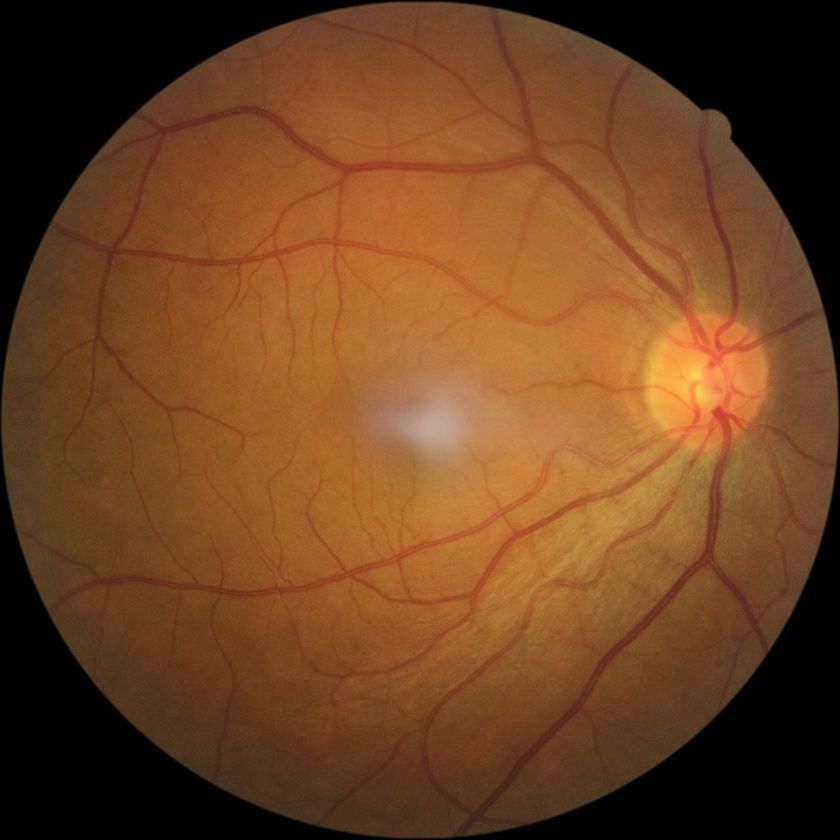
#> input picture Alg/data/disc/test/image/BINRUSHED1_image2.jpg, 840 x 840 px, shrunk from 1441 x 1441 before the run, found by its file name
$ python main.py
#> lines starting #> are read from the running program, lines starting #| are printed output that depends on the picture
### Alg/calc_pixel_values.py
import numpy as np
from PIL import Image

def calc_pixel_values(img):
    image_array = np.array(img, dtype=np.uint8)
    img_base = Image.fromarray(image_array)

    pixel_values = list(img_base.getdata())

    if (type(pixel_values[0]) != tuple):
        list_pixels = list()
        for i in pixel_values:
            list_pixels.append(tuple([i]))
        pixel_values = list_pixels
    return pixel_values

### Alg/find_pixel_position.py
from calc_pixel_values import calc_pixel_values


def find_pixel_position(vector_color, range, img):
    img = calc_pixel_values(img)
    positions = []
    for color in vector_color:
        for i, position in enumerate(img):
            if ((position[0] >= color[0] and position[0] <= color[0] + range)
            and (position[1] >= color[1] and position[1] <= color[1] + range)
            and (position[2] >= color[2] and position[2] <= color[2] + range)):
                positions.append(i)
    return set(positions)

### Alg/informations_to_image.py
from calc_pixel_values import calc_pixel_values


def informations_to_image(img):
    width, height = img.size
    pixel_values = calc_pixel_values(img)
    qtd_pixels = len(pixel_values)
    dimensions = len(pixel_values[0])
    return width, height, dimensions, pixel_values

### Alg/otimize_img.py
import numpy as np
from informations_to_image import informations_to_image


def otimize_img(positions, img_base, increment, decrement):
    width, height, dimensions, pixel_values = informations_to_image(img_base)
    img_process = np.zeros((height, width, dimensions), dtype=np.uint8)
    for h in range(height):
        for w in range(width):
            pixel = list(pixel_values[width*h + w])
            if width*h + w in positions:
                  pixel[0] = pixel[0] + increment
                  pixel[1] = pixel[1] + increment
                  pixel[2] = pixel[2] + increment

                  if(pixel[0] > 255):
                    pixel[0] = 255
                  if(pixel[1] > 255):
                    pixel[1] = 255
                  if(pixel[2] > 255):
                    pixel[2] = 255
            else:
                  pixel[0] = pixel[0] - decrement
                  pixel[1] = pixel[1] - decrement
                  pixel[2] = pixel[2] - decrement

                  if(pixel[0] < 0):
                    pixel[0] = 0
                  if(pixel[1] < 0):
                    pixel[1] = 0
                  if(pixel[2] < 0):
                    pixel[2] = 0

            img_process[h, w] = tuple(pixel)
    return img_process

### Alg/get_pixels_in_circle.py
from math import sqrt
from informations_to_image import informations_to_image


def get_pixels_in_circle(image, percentage_radius):
    width, height, dimensions, pixel_values = informations_to_image(image)
    x0 = int(width/2)
    y0 = int(height/2)
    radius = ((width+height) / 4) * percentage_radius/100
    circle_indices = []
    for x in range(width):
        for y in range(height):
            dx = x - x0
            dy = y - y0
            distance = sqrt((dx ** 2) + (dy ** 2))
            if distance <= radius:
                circle_indices.append((x, y))
    return circle_indices

### Alg/image_circle.py
import numpy as np
from informations_to_image import informations_to_image
from get_pixels_in_circle import get_pixels_in_circle

def image_circle(image, percentage_radius):
    pos = get_pixels_in_circle(image, percentage_radius)
    width, height, dimensions, pixel_values = informations_to_image(image)
    img_process = np.zeros((height, width, dimensions), dtype=np.uint8)
    for i in pos:
      pixel = list(pixel_values[width*i[0] + i[1]])
      img_process[i[0], i[1]] = tuple(pixel)
    return img_process

### Alg/main.py
import cv2
from PIL import Image
import numpy as np
from find_pixel_position import find_pixel_position
from image_circle import image_circle
from otimize_img import otimize_img


img_base = cv2.imread('Alg/data/disc/test/image/BINRUSHED1_image2.jpg', cv2.IMREAD_UNCHANGED)
#> img_base is the input picture: shape (840, 840, 3); mean B, G, R 33.8, 66.3, 109.2
image_blurred = cv2.GaussianBlur(img_base, (0, 0), 15)
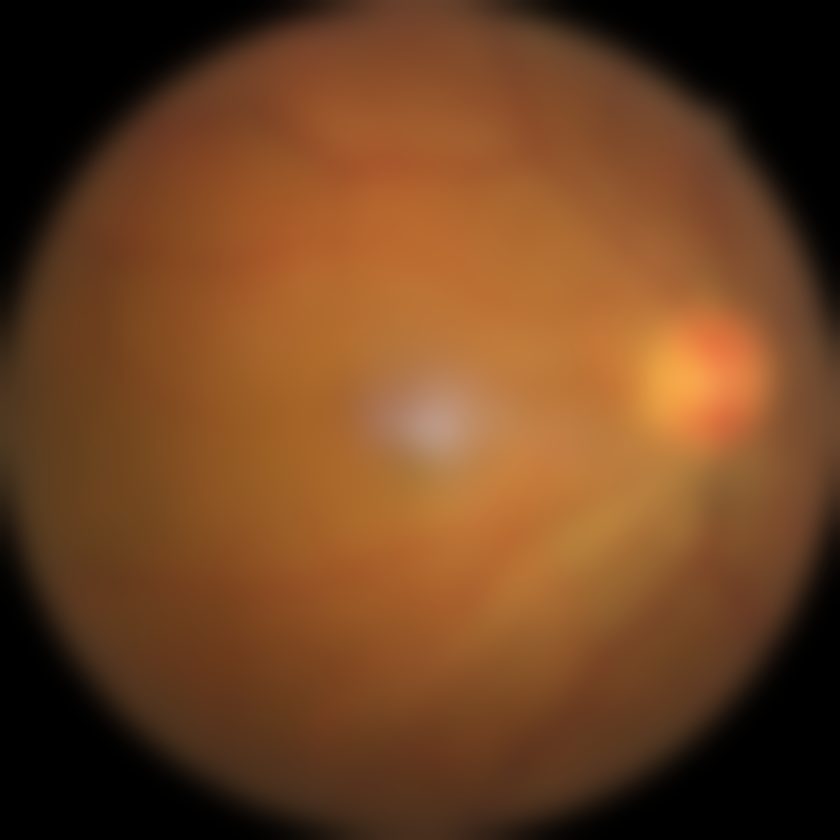
#> image_blurred: shape (840, 840, 3); mean B, G, R 33.9, 66.4, 109.3
cv2.imwrite('Alg/results/img-blurred.jpg', image_blurred)
image_pre_processed = cv2.addWeighted(img_base, 4, image_blurred, -4, 128)
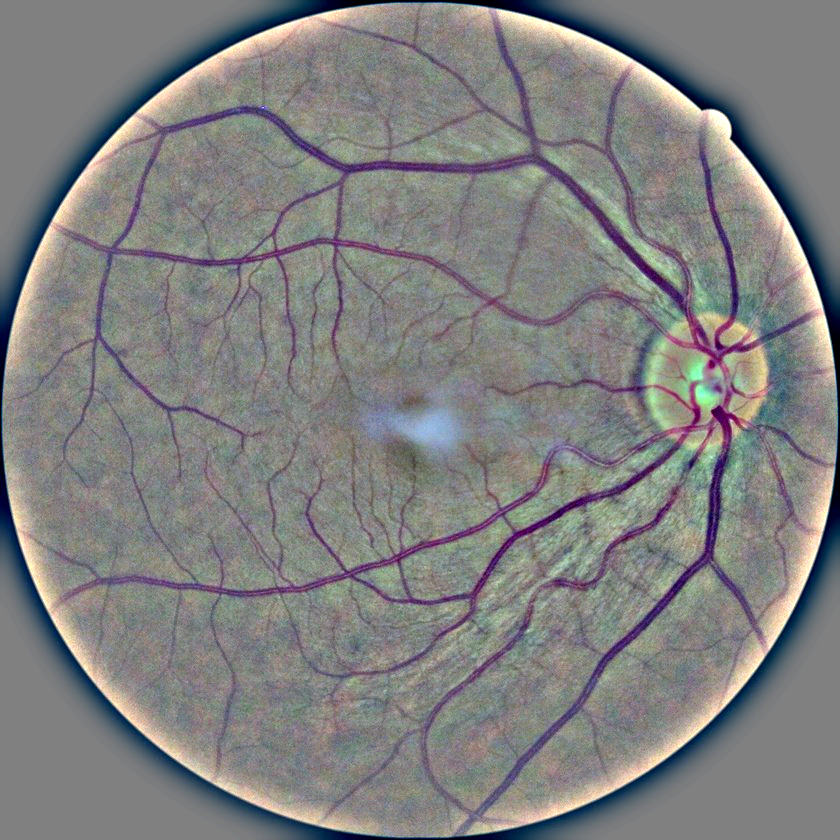
#> image_pre_processed: shape (840, 840, 3); mean B, G, R 128, 128, 128.4
cv2.imwrite('Alg/results/img-pre-processed.jpg', image_pre_processed)
image_pre_processed = cv2.imread('Alg/results/img-pre-processed.jpg', cv2.IMREAD_UNCHANGED)
img_base = Image.fromarray(img_base)
image_pre_processed = Image.fromarray(image_pre_processed)
positions = find_pixel_position([(50, 20, 60), (0, 0, 0)], 80, image_pre_processed)
#> in calc_pixel_values, `pixel_values = list(img_base.getdata())`: pixel_values = 705600 items
#> positions = 69195 items
image_res = otimize_img(positions, img_base, 300, 0)
#> in informations_to_image, `pixel_values = calc_pixel_values(img)`: pixel_values = 705600 items
#> in informations_to_image, `qtd_pixels = len(pixel_values)`: qtd_pixels = 705600
#> in informations_to_image, `dimensions = len(pixel_values[0])`: dimensions = 3
#> in otimize_img, `width, height, dimensions, pixel_values = informations_to_image(img_ba..`: width = 840; dimensions = 3; pixel_values = 705600 items
#> after the loop in otimize_img, `for h in range(height):`:
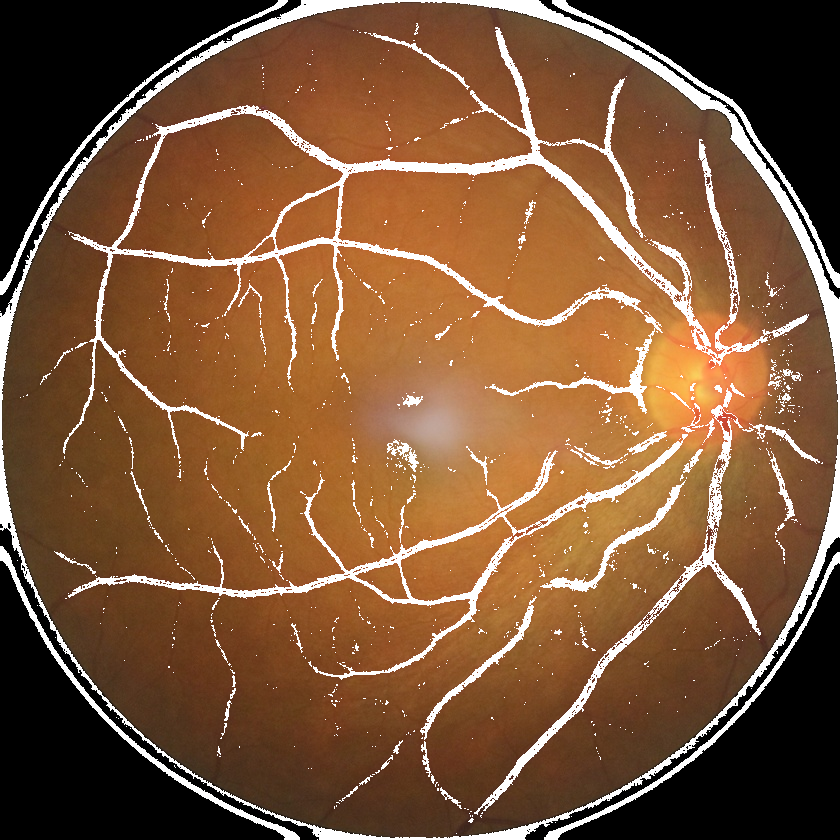
#> img_process: shape (840, 840, 3); mean of channels 0, 1, 2 56.4, 86.6, 125.4; drawn as B, G, R
image_array = np.array(image_res, dtype=np.uint8)
image_res = Image.fromarray(image_array)
image_res = image_circle(image_res, 98)
#> in get_pixels_in_circle, `width, height, dimensions, pixel_values = informations_to_image(image)`: width = 840; dimensions = 3; pixel_values = 705600 items
#> in get_pixels_in_circle, `x0 = int(width/2)`: x0 = 420
#> in get_pixels_in_circle, `radius = ((width+height) / 4) * percentage_radius/100`: radius = 411.6
#> after the loop in get_pixels_in_circle, `for x in range(width):`: circle_indices = 532257 items
#> in image_circle, `width, height, dimensions, pixel_values = informations_to_image(image)`: width = 840; dimensions = 3; pixel_values = 705600 items
#> the loop in image_circle, `for i in pos:` made 532257 passes
#> (i, pixel) on passes 1 to 3: ((9, 398), [43, 69, 115]), ((9, 399), [45, 71, 117]), ((9, 400), [46, 70, 116])
#> after the loop in image_circle, `for i in pos:`:
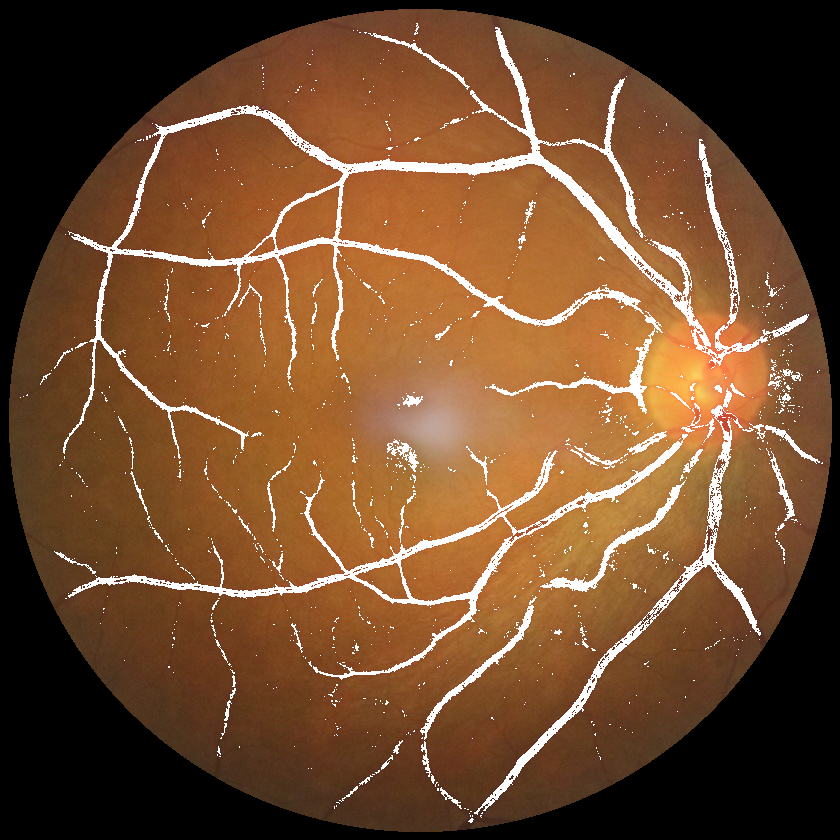
#> img_process: shape (840, 840, 3); mean of channels 0, 1, 2 45.7, 75.4, 113.4; drawn as B, G, R
positions = find_pixel_position([(50, 20, 60), (0, 0, 0)], 80, image_pre_processed)
image_pre_processed_black = otimize_img(positions, img_base, 30, 300)
#> call 2 of otimize_img, with increment = 30, decrement = 300
#> after the loop in otimize_img (call 2), `for h in range(height):`:
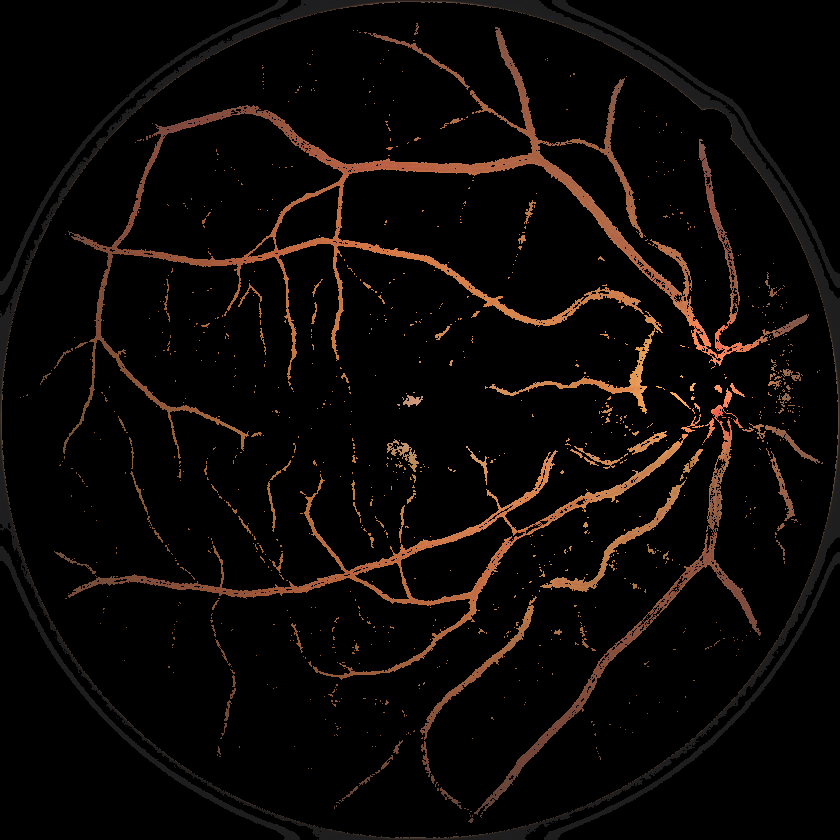
#> img_process: shape (840, 840, 3); mean of channels 0, 1, 2 5.4, 7.7, 11.8; drawn as B, G, R
cv2.imwrite('Alg/results/img-pre-processed-black.jpg', image_pre_processed_black)
cv2.imwrite('Alg/results/img-res.jpg', image_res)
cv2.imwrite('Alg/results/img-final.jpg', np.concatenate([img_base, image_blurred, image_pre_processed, image_pre_processed_black, image_res], axis=1))
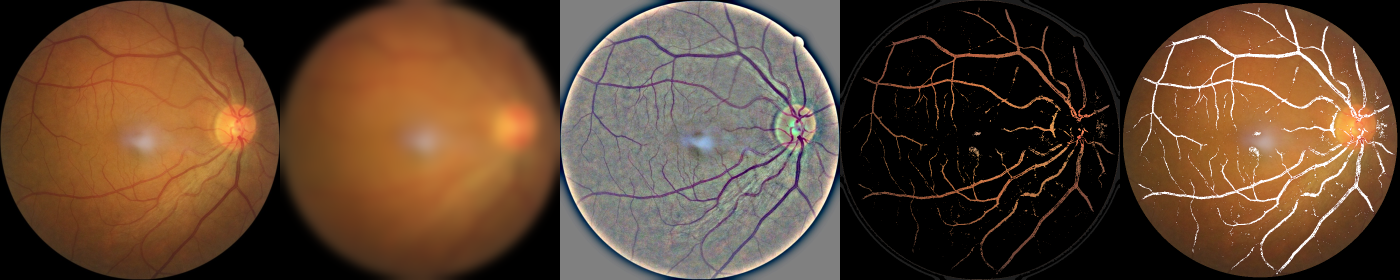
#> saved as img-final.jpg: shape (840, 4200, 3) (shown at 1/3 size); mean B, G, R 49.4, 68.8, 94.4
cv2.imshow("img final", cv2.imread('Alg/results/img-final.jpg', cv2.IMREAD_UNCHANGED))
cv2.waitKey(0);
cv2.destroyAllWindows();
